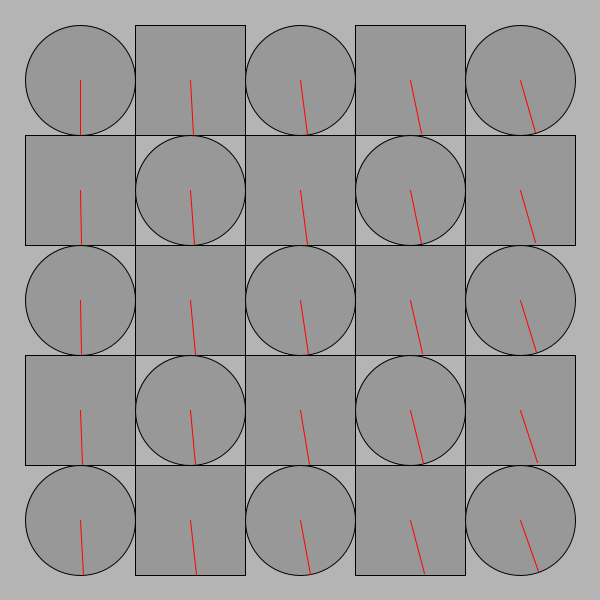
Frame 1 (no input)
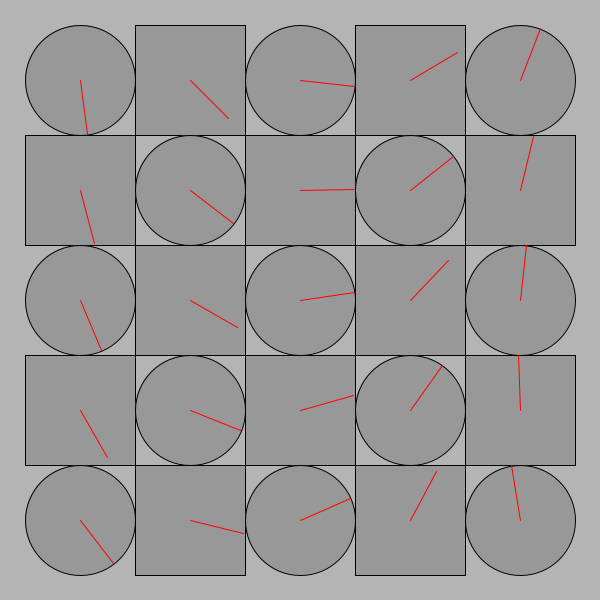
Frame 60 (the mouse pressed at the canvas centre just before this capture)
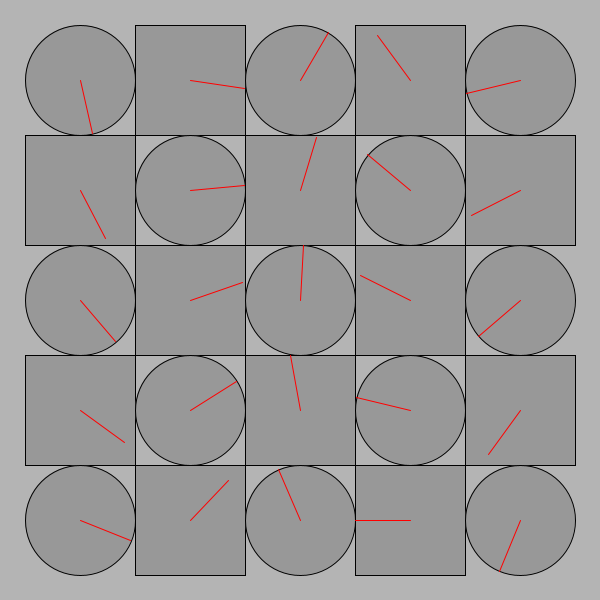
Frame 120 (the mouse held since frame 60 and released just before this capture)

The Processing sketch that drew these frames (run headless with seeded random() and noise(); from frame 60 on, the mouse is pressed at the canvas centre):

// Processing sketch: processing_151141
// ── processing_151141.pde

/*
 * Creative Coding
 * Week 2, 04 - The Clocks
 * by Indae Hwang and Jon McCormack
 * Copyright (c) 2014 Monash University
 *
 * This program draws a grid of circular "clocks", whose hands move according to the elasped time.
 * The higher the clock number the faster it moves, the first clock takes 1 min to go all the way around.
 * The function "movingCircle" is used to draw each clock. It is passed the position, size and hand angle
 * as arguments.
 * 
 */

void setup() {
  size(600, 600);
  background(180);
  rectMode(CENTER);
  noStroke();
}


void draw() {
  background(180);
  noStroke();

  int num = 5; //Numero de celdas
  int margin = 80;

  float gutter = 0; //distance between each cell
  float cellsize = ( width - (2 * margin) - gutter * (num - 1) ) / (float) (num - 1);

  int circleNumber = 0; // counter

  for (int i=0; i<num; i++) {
    for (int j=0; j<num; j++) {
      ++circleNumber;
      
      if ((i % 2 == 0 && j % 2 == 0) || (i % 2 != 0 && j % 2 != 0)) {

        float tx = margin + cellsize * i + gutter * i;
        float ty = margin + cellsize * j + gutter * j;
        movingCircle(tx, ty, cellsize, circleNumber * TWO_PI * millis() / 60000.0);
      } else {
        float tx = margin + cellsize * i + gutter * i;
        float ty = margin + cellsize * j + gutter * j;
        movingCircle2(tx, ty, cellsize, circleNumber * TWO_PI * millis() / 60000.0);
      }
        
    }
  }
}//end of draw 


void movingCircle(float x, float y, float size, float angle) {

  // calculate endpoint of the line
  float tempX = x + (size / 2) * sin(angle);
  float tempY = y + (size / 2) * cos(angle);

  stroke(0);
  strokeWeight(1);
  fill(140, 180);
  ellipse(x, y, size, size); // circle

  stroke(255, 0, 0);
  line(x, y, tempX, tempY); // red line
}

void movingCircle2(float x, float y, float size, float angle) {

  // calculate endpoint of the line
  float tempX = x + (size / 2) * sin(angle);
  float tempY = y + (size / 2) * cos(angle);

  stroke(0);
  strokeWeight(1);
  fill(140, 180);
  rect(x, y, size, size); // circle

  stroke(255, 0, 0);
  line(x, y, tempX, tempY); // red line
}
